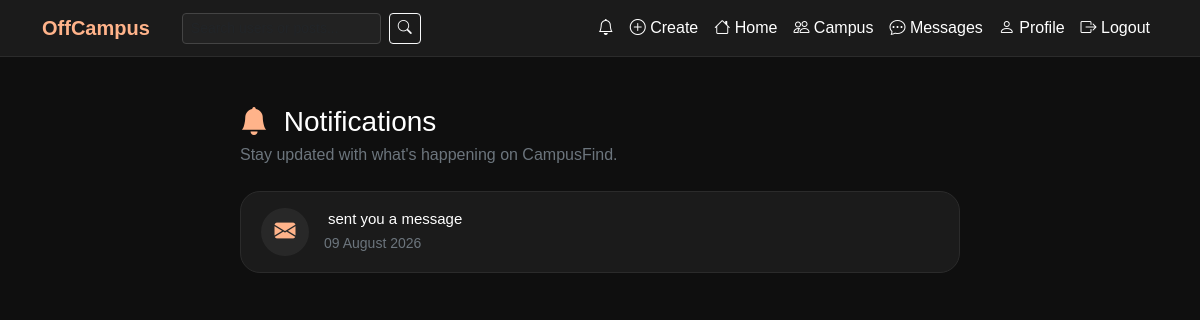
Before: /notifications/ (signed in) with the older database file.
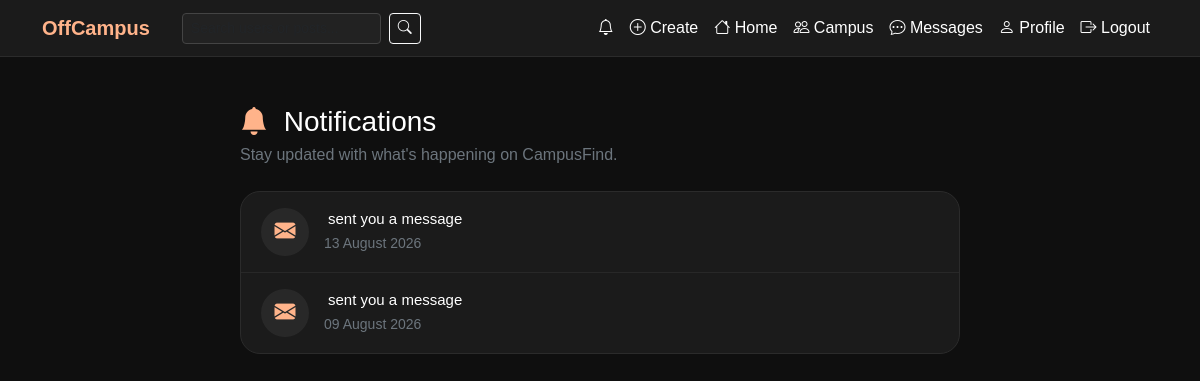
After: the same page with the newer database file.
### notifications/models.py (models this page shows, shortened)
class Notification(models.Model):
    LIKE = "like"
    COMMENT = "comment"
    FOLLOW = "follow"
    MESSAGE = "message"
    TYPE_CHOICES = [
        (LIKE, "Like"),
        (COMMENT, "Comment"),
        (FOLLOW, "Follow"),
        (MESSAGE, "Message"),
    ]
    recipient = models.ForeignKey(
        User,
        on_delete=models.CASCADE,
        related_name="notifications",
    )
    actor = models.ForeignKey(
        User,
        on_delete=models.CASCADE,
        related_name="actions",
    )
    type = models.CharField(max_length=16, choices=TYPE_CHOICES)
    post = models.ForeignKey(
        Post,
        null=True,
        blank=True,
        on_delete=models.CASCADE,
        related_name="+",
    )
    comment = models.ForeignKey(
        Comment,
        null=True,
        blank=True,
        on_delete=models.CASCADE,
        related_name="+",
    )
    is_read = models.BooleanField(default=False)
    created_at = models.DateTimeField(auto_now_add=True)
    class Meta:
        ordering = ["-created_at"]
    @property
    def verb(self) -> str:
        return {
            self.LIKE: "liked your post",
            self.COMMENT: "commented on your post",
            self.FOLLOW: "started following you",
            self.MESSAGE: "sent you a message",
        }.get(self.type, "interacted with you")
    @property
    def icon(self) -> str:
        return {
            self.LIKE: "bi-heart-fill text-danger",
            self.COMMENT: "bi-chat-left-text text-peach",
            self.FOLLOW: "bi-person-plus text-peach",
            self.MESSAGE: "bi-envelope-fill text-peach",
        }.get(self.type, "bi-bell text-peach")

### notifications/views.py (the view)
# urls.py: path("", views.notifications_dropdown, name="notifications"),
@login_required
def notifications_dropdown(request):
    items = (
        Notification.objects
        .filter(recipient=request.user)
        .select_related("actor", "actor__profile", "post")[:15]
    )
    unread = Notification.objects.filter(recipient=request.user, is_read=False).count()
    return render(
        request,
        "notifications/notification.html",
        {"items": items, "unread": unread},
    )

### notifications/context_processors.py (called while the page is built)
def unread_count(request):
    if request.user.is_authenticated:
        count = Notification.objects.filter(recipient=request.user, is_read=False).count()
        return {"unread_count": count, "unread_notifications": count}
    return {"unread_count": 0, "unread_notifications": 0}

### posts/templatetags/post_filters.py (called while the page is built)
@register.filter
def instagram_date(value):
    now = timezone.now()
    diff = now - value
    seconds = diff.total_seconds()
    if seconds < 60:
        return "Just now"
    elif seconds < 3600:
        minutes = int(seconds // 60)
        return f"{minutes} minute{'s' if minutes != 1 else ''} ago"
    elif seconds < 86400:
        hours = int(seconds // 3600)
        return f"{hours} hour{'s' if hours != 1 else ''} ago"
    else:
        return value.strftime("%d %B %Y")

### notifications/templates/notifications/notification.html (shortened to what this page needs)
{% extends 'base.html' %}
{% load post_filters %}
{% block content %}
  <div class="container py-4">
    <div class="row justify-content-center">
      <div class="col-lg-8 col-md-10">
        <div class="d-flex align-items-center justify-content-between mb-4">
          <div>
            <h3 class="mb-1">
              <i class="bi bi-bell-fill text-peach me-2"></i>
              Notifications
            </h3>
            <p class="text-secondary mb-0">Stay updated with what's happening on CampusFind.</p>
          </div>
        </div>
        <div class="custom-card notification-page-card">
          <div class="notification-list" id="notificationList">
            {% for n in items %}
              <div class="notification-page-item
                            {% if not n.is_read %}notification-unread{% endif %}" data-id="{{ n.id }}">
                <div class="notification-left">
                  {% if n.actor_profile_image %}
                    <img src="{{ n.actor_profile_image }}" class="notification-page-avatar" alt="{{ n.actor_username }}" />
                  {% else %}
                    <div class="notification-page-icon">
                      <i class="bi {{ n.icon }}"></i>
                    </div>
                  {% endif %}
                </div>
                <div class="notification-page-content">
                  <div class="notification-message">
                    <span>{{ n.verb }}</span>
                  </div>
                  <small class="text-secondary">{{ n.created_at|instagram_date }}</small>
                </div>
              </div>
            {% endfor %}
          </div>
        </div>
      </div>
    </div>
  </div>
{% endblock %}

Changed rows visible on the page:
added Notification: verb "sent you a message", created_at|instagram_date "13 August 2026"
